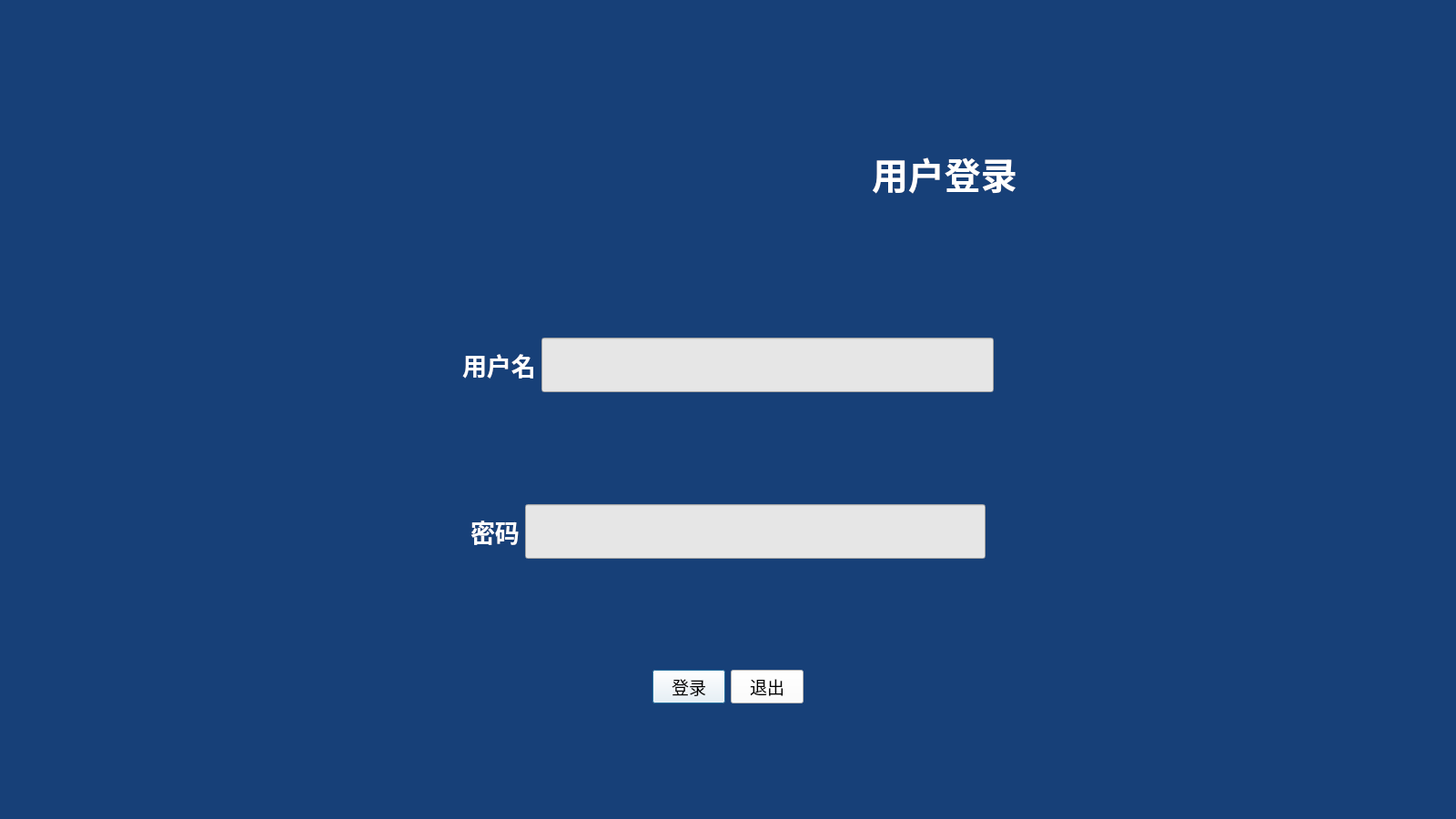
<?xml version="1.0" encoding="UTF-8"?>
<ui version="4.0">
 <class>Login</class>
 <widget class="QDialog" name="Login">
  <property name="geometry">
   <rect>
    <x>0</x>
    <y>0</y>
    <width>1600</width>
    <height>900</height>
   </rect>
  </property>
  <property name="windowTitle">
   <string>中国石油大学小区管理系统</string>
  </property>
  <property name="styleSheet">
   <string notr="true">background-color: rgb(23, 64, 120);</string>
  </property>
  <layout class="QGridLayout" name="gridLayout_2">
   <item row="0" column="0">
    <widget class="QMenuBar" name="menuBar"/>
   </item>
   <item row="1" column="0">
    <layout class="QGridLayout" name="gridLayout">
     <item row="0" column="0">
      <layout class="QVBoxLayout" name="verticalLayout">
       <item>
        <spacer name="verticalSpacer_4">
         <property name="orientation">
          <enum>Qt::Vertical</enum>
         </property>
         <property name="sizeHint" stdset="0">
          <size>
           <width>20</width>
           <height>40</height>
          </size>
         </property>
        </spacer>
       </item>
       <item>
        <layout class="QHBoxLayout" name="horizontalLayout">
         <item>
          <spacer name="horizontalSpacer_2">
           <property name="sizePolicy">
            <sizepolicy hsizetype="Minimum" vsizetype="Minimum">
             <horstretch>0</horstretch>
             <verstretch>0</verstretch>
            </sizepolicy>
           </property>
           <property name="orientation">
            <enum>Qt::Horizontal</enum>
           </property>
           <property name="sizeHint" stdset="0">
            <size>
             <width>40</width>
             <height>20</height>
            </size>
           </property>
          </spacer>
         </item>
         <item>
          <widget class="QLabel" name="label_4">
           <property name="sizePolicy">
            <sizepolicy hsizetype="Expanding" vsizetype="Expanding">
             <horstretch>0</horstretch>
             <verstretch>0</verstretch>
            </sizepolicy>
           </property>
           <property name="styleSheet">
            <string notr="true">color: rgba(255, 255, 255, 0);
image: url(:/new/prefix1/f_logo.png);</string>
           </property>
           <property name="text">
            <string>123</string>
           </property>
          </widget>
         </item>
         <item>
          <widget class="QLabel" name="label_3">
           <property name="sizePolicy">
            <sizepolicy hsizetype="Fixed" vsizetype="Fixed">
             <horstretch>0</horstretch>
             <verstretch>0</verstretch>
            </sizepolicy>
           </property>
           <property name="font">
            <font>
             <family>黑体</family>
             <pointsize>30</pointsize>
             <weight>75</weight>
             <bold>true</bold>
            </font>
           </property>
           <property name="styleSheet">
            <string notr="true">color: rgb(255, 255, 255);</string>
           </property>
           <property name="text">
            <string>用户登录</string>
           </property>
          </widget>
         </item>
         <item>
          <spacer name="horizontalSpacer_3">
           <property name="sizePolicy">
            <sizepolicy hsizetype="Minimum" vsizetype="Minimum">
             <horstretch>0</horstretch>
             <verstretch>0</verstretch>
            </sizepolicy>
           </property>
           <property name="orientation">
            <enum>Qt::Horizontal</enum>
           </property>
           <property name="sizeHint" stdset="0">
            <size>
             <width>40</width>
             <height>20</height>
            </size>
           </property>
          </spacer>
         </item>
        </layout>
       </item>
       <item>
        <spacer name="verticalSpacer_2">
         <property name="orientation">
          <enum>Qt::Vertical</enum>
         </property>
         <property name="sizeHint" stdset="0">
          <size>
           <width>20</width>
           <height>40</height>
          </size>
         </property>
        </spacer>
       </item>
       <item>
        <layout class="QHBoxLayout" name="horizontalLayout_4">
         <item>
          <spacer name="horizontalSpacer_5">
           <property name="orientation">
            <enum>Qt::Horizontal</enum>
           </property>
           <property name="sizeHint" stdset="0">
            <size>
             <width>40</width>
             <height>38</height>
            </size>
           </property>
          </spacer>
         </item>
         <item>
          <widget class="QLabel" name="label">
           <property name="minimumSize">
            <size>
             <width>12</width>
             <height>12</height>
            </size>
           </property>
           <property name="font">
            <font>
             <pointsize>20</pointsize>
             <weight>75</weight>
             <bold>true</bold>
            </font>
           </property>
           <property name="styleSheet">
            <string notr="true">background-color: rgba(255, 255, 255, 0);
color: rgb(255, 255, 255);</string>
           </property>
           <property name="text">
            <string>用户名</string>
           </property>
          </widget>
         </item>
         <item>
          <widget class="QLineEdit" name="LE_username">
           <property name="sizePolicy">
            <sizepolicy hsizetype="Expanding" vsizetype="Expanding">
             <horstretch>0</horstretch>
             <verstretch>0</verstretch>
            </sizepolicy>
           </property>
           <property name="maximumSize">
            <size>
             <width>16777215</width>
             <height>60</height>
            </size>
           </property>
           <property name="font">
            <font>
             <pointsize>20</pointsize>
            </font>
           </property>
           <property name="styleSheet">
            <string notr="true">background-color: rgb(230, 230, 230);</string>
           </property>
          </widget>
         </item>
         <item>
          <spacer name="horizontalSpacer_6">
           <property name="orientation">
            <enum>Qt::Horizontal</enum>
           </property>
           <property name="sizeHint" stdset="0">
            <size>
             <width>40</width>
             <height>38</height>
            </size>
           </property>
          </spacer>
         </item>
        </layout>
       </item>
       <item>
        <spacer name="verticalSpacer">
         <property name="orientation">
          <enum>Qt::Vertical</enum>
         </property>
         <property name="sizeHint" stdset="0">
          <size>
           <width>20</width>
           <height>40</height>
          </size>
         </property>
        </spacer>
       </item>
       <item>
        <layout class="QHBoxLayout" name="horizontalLayout_2">
         <item>
          <spacer name="horizontalSpacer_7">
           <property name="orientation">
            <enum>Qt::Horizontal</enum>
           </property>
           <property name="sizeHint" stdset="0">
            <size>
             <width>40</width>
             <height>38</height>
            </size>
           </property>
          </spacer>
         </item>
         <item>
          <widget class="QLabel" name="label_2">
           <property name="sizePolicy">
            <sizepolicy hsizetype="Maximum" vsizetype="Maximum">
             <horstretch>0</horstretch>
             <verstretch>0</verstretch>
            </sizepolicy>
           </property>
           <property name="minimumSize">
            <size>
             <width>12</width>
             <height>12</height>
            </size>
           </property>
           <property name="font">
            <font>
             <pointsize>20</pointsize>
             <weight>75</weight>
             <bold>true</bold>
            </font>
           </property>
           <property name="styleSheet">
            <string notr="true">background-color: rgba(255, 255, 255, 0);
color: rgb(255, 255, 255);</string>
           </property>
           <property name="text">
            <string>密码</string>
           </property>
          </widget>
         </item>
         <item>
          <widget class="QLineEdit" name="LE_password">
           <property name="sizePolicy">
            <sizepolicy hsizetype="Expanding" vsizetype="Expanding">
             <horstretch>0</horstretch>
             <verstretch>0</verstretch>
            </sizepolicy>
           </property>
           <property name="maximumSize">
            <size>
             <width>16777215</width>
             <height>60</height>
            </size>
           </property>
           <property name="font">
            <font>
             <pointsize>20</pointsize>
            </font>
           </property>
           <property name="styleSheet">
            <string notr="true">background-color: rgb(230, 230, 230);</string>
           </property>
          </widget>
         </item>
         <item>
          <spacer name="horizontalSpacer_8">
           <property name="orientation">
            <enum>Qt::Horizontal</enum>
           </property>
           <property name="sizeHint" stdset="0">
            <size>
             <width>40</width>
             <height>38</height>
            </size>
           </property>
          </spacer>
         </item>
        </layout>
       </item>
       <item>
        <spacer name="verticalSpacer_3">
         <property name="orientation">
          <enum>Qt::Vertical</enum>
         </property>
         <property name="sizeHint" stdset="0">
          <size>
           <width>20</width>
           <height>40</height>
          </size>
         </property>
        </spacer>
       </item>
       <item>
        <layout class="QHBoxLayout" name="horizontalLayout_3">
         <item>
          <spacer name="horizontalSpacer">
           <property name="orientation">
            <enum>Qt::Horizontal</enum>
           </property>
           <property name="sizeHint" stdset="0">
            <size>
             <width>40</width>
             <height>20</height>
            </size>
           </property>
          </spacer>
         </item>
         <item>
          <widget class="QPushButton" name="pushButton">
           <property name="sizePolicy">
            <sizepolicy hsizetype="Fixed" vsizetype="Fixed">
             <horstretch>0</horstretch>
             <verstretch>0</verstretch>
            </sizepolicy>
           </property>
           <property name="minimumSize">
            <size>
             <width>12</width>
             <height>30</height>
            </size>
           </property>
           <property name="font">
            <font>
             <pointsize>14</pointsize>
            </font>
           </property>
           <property name="styleSheet">
            <string notr="true">background-color: rgb(255, 255, 255);</string>
           </property>
           <property name="text">
            <string>登录</string>
           </property>
          </widget>
         </item>
         <item>
          <widget class="QPushButton" name="pushButton_2">
           <property name="sizePolicy">
            <sizepolicy hsizetype="Fixed" vsizetype="Fixed">
             <horstretch>0</horstretch>
             <verstretch>0</verstretch>
            </sizepolicy>
           </property>
           <property name="minimumSize">
            <size>
             <width>12</width>
             <height>30</height>
            </size>
           </property>
           <property name="font">
            <font>
             <pointsize>14</pointsize>
            </font>
           </property>
           <property name="styleSheet">
            <string notr="true">background-color: rgb(255, 255, 255);</string>
           </property>
           <property name="text">
            <string>退出</string>
           </property>
          </widget>
         </item>
         <item>
          <spacer name="horizontalSpacer_4">
           <property name="orientation">
            <enum>Qt::Horizontal</enum>
           </property>
           <property name="sizeHint" stdset="0">
            <size>
             <width>40</width>
             <height>20</height>
            </size>
           </property>
          </spacer>
         </item>
        </layout>
       </item>
       <item>
        <spacer name="verticalSpacer_5">
         <property name="orientation">
          <enum>Qt::Vertical</enum>
         </property>
         <property name="sizeHint" stdset="0">
          <size>
           <width>20</width>
           <height>40</height>
          </size>
         </property>
        </spacer>
       </item>
      </layout>
     </item>
    </layout>
   </item>
  </layout>
  <widget class="QToolBar" name="mainToolBar">
   <property name="geometry">
    <rect>
     <x>0</x>
     <y>0</y>
     <width>4</width>
     <height>10</height>
    </rect>
   </property>
  </widget>
  <widget class="QStatusBar" name="statusBar">
   <property name="geometry">
    <rect>
     <x>0</x>
     <y>0</y>
     <width>3</width>
     <height>22</height>
    </rect>
   </property>
  </widget>
 </widget>
 <layoutdefault spacing="6" margin="11"/>
 <resources/>
 <connections>
  <connection>
   <sender>pushButton_2</sender>
   <signal>clicked()</signal>
   <receiver>Login</receiver>
   <slot>close()</slot>
   <hints>
    <hint type="sourcelabel">
     <x>841</x>
     <y>769</y>
    </hint>
    <hint type="destinationlabel">
     <x>831</x>
     <y>937</y>
    </hint>
   </hints>
  </connection>
 </connections>
</ui>
